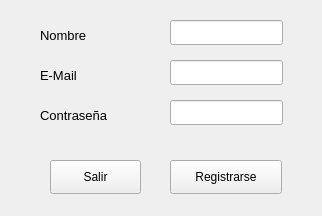
<?xml version="1.0" encoding="UTF-8"?>
<ui version="4.0">
 <class>SignInView</class>
 <widget class="QMainWindow" name="SignInView">
  <property name="geometry">
   <rect>
    <x>0</x>
    <y>0</y>
    <width>322</width>
    <height>216</height>
   </rect>
  </property>
  <property name="windowTitle">
   <string>Registro</string>
  </property>
  <property name="windowIcon">
   <iconset>
    <normaloff>../logo.ico</normaloff>../logo.ico</iconset>
  </property>
  <widget class="QWidget" name="centralwidget">
   <widget class="QLabel" name="labelNombre">
    <property name="geometry">
     <rect>
      <x>40</x>
      <y>20</y>
      <width>111</width>
      <height>31</height>
     </rect>
    </property>
    <property name="font">
     <font>
      <pointsize>10</pointsize>
     </font>
    </property>
    <property name="text">
     <string>Nombre</string>
    </property>
   </widget>
   <widget class="QLabel" name="labelEmail">
    <property name="geometry">
     <rect>
      <x>40</x>
      <y>60</y>
      <width>111</width>
      <height>31</height>
     </rect>
    </property>
    <property name="font">
     <font>
      <pointsize>10</pointsize>
     </font>
    </property>
    <property name="text">
     <string>E-Mail</string>
    </property>
   </widget>
   <widget class="QLabel" name="labelPass">
    <property name="geometry">
     <rect>
      <x>40</x>
      <y>100</y>
      <width>131</width>
      <height>31</height>
     </rect>
    </property>
    <property name="font">
     <font>
      <pointsize>10</pointsize>
     </font>
    </property>
    <property name="text">
     <string>Contraseña</string>
    </property>
   </widget>
   <widget class="QLineEdit" name="tfNombre">
    <property name="geometry">
     <rect>
      <x>170</x>
      <y>20</y>
      <width>113</width>
      <height>25</height>
     </rect>
    </property>
   </widget>
   <widget class="QLineEdit" name="tfEmail">
    <property name="geometry">
     <rect>
      <x>170</x>
      <y>60</y>
      <width>113</width>
      <height>25</height>
     </rect>
    </property>
   </widget>
   <widget class="QLineEdit" name="tfPass">
    <property name="geometry">
     <rect>
      <x>170</x>
      <y>100</y>
      <width>113</width>
      <height>25</height>
     </rect>
    </property>
    <property name="echoMode">
     <enum>QLineEdit::Password</enum>
    </property>
   </widget>
   <widget class="QPushButton" name="buttonRegistrar">
    <property name="geometry">
     <rect>
      <x>170</x>
      <y>160</y>
      <width>112</width>
      <height>34</height>
     </rect>
    </property>
    <property name="text">
     <string>Registrarse</string>
    </property>
   </widget>
   <widget class="QPushButton" name="buttonSalir">
    <property name="geometry">
     <rect>
      <x>50</x>
      <y>160</y>
      <width>91</width>
      <height>34</height>
     </rect>
    </property>
    <property name="text">
     <string>Salir</string>
    </property>
   </widget>
  </widget>
 </widget>
 <resources/>
 <connections/>
</ui>
